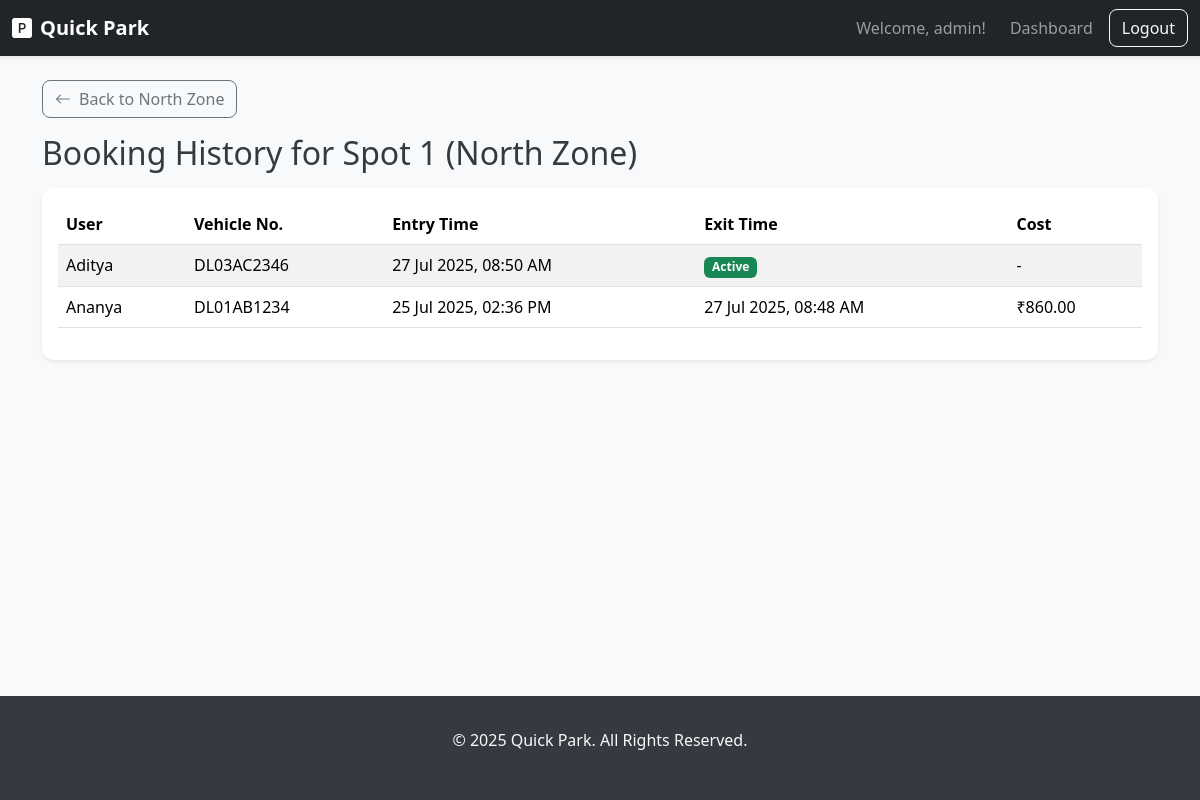
Screenshot of /admin/spot/1 (signed in) with the database file from the repository.
### models.py (models this page shows, shortened)
class ParkingLot(db.Model):
    __tablename__ = 'parking_lot'
    id = db.Column(db.Integer, primary_key=True)
    name = db.Column(db.String(100), unique=True, nullable=False)
    address = db.Column(db.String(200), nullable=False)
    pin_code = db.Column(db.String(10), nullable=False)
    price_per_hour_4_wheeler = db.Column(db.Float, nullable=False)
    capacity_4_wheeler = db.Column(db.Integer, nullable=False)
    spots = db.relationship('ParkingSpot', backref='lot', lazy=True, cascade="all, delete-orphan")

class ParkingSpot(db.Model):
    __tablename__ = 'parking_spot'
    id = db.Column(db.Integer, primary_key=True)
    lot_id = db.Column(db.Integer, db.ForeignKey('parking_lot.id'), nullable=False)
    spot_number = db.Column(db.Integer, nullable=False)
    vehicle_type = db.Column(db.String(5), nullable=False)
    status = db.Column(db.Boolean, nullable=False, default=True)

class Booking(db.Model):
    __tablename__ = 'booking'
    id = db.Column(db.Integer, primary_key=True)
    user_id = db.Column(db.Integer, db.ForeignKey('user.id'), nullable=False)
    spot_id = db.Column(db.Integer, db.ForeignKey('parking_spot.id'), nullable=False)
    vehicle_number = db.Column(db.String(20), nullable=False)
    entry_time = db.Column(db.DateTime, nullable=False, default=datetime.utcnow)
    exit_time = db.Column(db.DateTime, nullable=True)
    cost = db.Column(db.Float, nullable=True)
    spot = db.relationship('ParkingSpot', backref='bookings', lazy=True)

class User(db.Model):
    __tablename__ = 'user'
    id = db.Column(db.Integer, primary_key=True)
    username = db.Column(db.String(80), unique=True, nullable=False)
    email = db.Column(db.String(120), unique=True, nullable=False)
    phone_number = db.Column(db.String(20), unique=True, nullable=False)
    password_hash = db.Column(db.String(128), nullable=False)
    role = db.Column(db.String(20), nullable=False, default='user')
    bookings = db.relationship('Booking', backref='user', lazy=True)

### app.py (the view)
@app.route('/admin/spot/<int:spot_id>')
def spot_history(spot_id):
    if session.get('role') != 'admin':
        flash('You must be an admin to access this page.', 'danger')
        return redirect(url_for('login'))
    spot = ParkingSpot.query.get_or_404(spot_id)
    bookings = Booking.query.filter_by(spot_id=spot.id).order_by(Booking.entry_time.desc()).all()
    return render_template('admin/spot_history.html', spot=spot, bookings=bookings)

### templates/admin/spot_history.html (shortened to what this page needs)
{% extends 'base.html' %}
{% block content %}
<a href="{{ url_for('view_lot', lot_id=spot.lot.id) }}" class="btn btn-outline-secondary mb-3"><i class="bi bi-arrow-left me-2"></i>Back to {{ spot.lot.name }}</a>
<h2 class="mb-3">Booking History for Spot {{ spot.spot_number }} ({{ spot.lot.name }})</h2>
<div class="card shadow-sm">
    <div class="card-body">
        {% if bookings %}
        <div class="table-responsive">
            <table class="table table-striped">
                <thead>
                    <tr>
                        <th>User</th>
                        <th>Vehicle No.</th>
                        <th>Entry Time</th>
                        <th>Exit Time</th>
                        <th>Cost</th>
                    </tr>
                </thead>
                <tbody>
                    {% for booking in bookings %}
                    <tr>
                        <td>{{ booking.user.username }}</td>
                        <td>{{ booking.vehicle_number }}</td>
                        <td>{{ booking.entry_time.strftime('%d %b %Y, %I:%M %p') }}</td>
                        <td>
                            {% if booking.exit_time %}
                                {{ booking.exit_time.strftime('%d %b %Y, %I:%M %p') }}
                            {% else %}
                                <span class="badge bg-success">Active</span>
                            {% endif %}
                        </td>
                        <td>
                            {% if booking.cost is not none %}
                                ₹{{ "%.2f"|format(booking.cost) }}
                            {% else %}
                                -
                            {% endif %}
                        </td>
                    </tr>
                    {% endfor %}
                </tbody>
            </table>
        </div>
        {% else %}
        <p class="text-center text-muted mt-3">This parking spot has no booking history.</p>
        {% endif %}
    </div>
</div>
{% endblock %}

### static/css/style.css (style rules this page uses)
body { font-family: 'Segoe UI', Tahoma, Geneva, Verdana, sans-serif; background-color: #f8f9fa; color: #343a40; }
.btn { border-radius: 0.5rem; font-weight: 500; transition: all 0.2s ease-in-out; }
.card { border: none; border-radius: 0.75rem; box-shadow: 0 4px 12px rgba(0, 0, 0, 0.08); transition: all 0.3s ease; }

### rows the page displays
ParkingLot: lot.name "North Zone"
ParkingSpot: spot_number "1"
Booking: user.username "Aditya", vehicle_number "DL03AC2346", entry_time "27 Jul 2025, 08:50 AM", shows "Active"
Booking: user.username "Ananya", vehicle_number "DL01AB1234", entry_time "25 Jul 2025, 02:36 PM", exit_time "27 Jul 2025, 08:48 AM", cost "860.00"

### other values shown
{{ session.username }} "admin"
